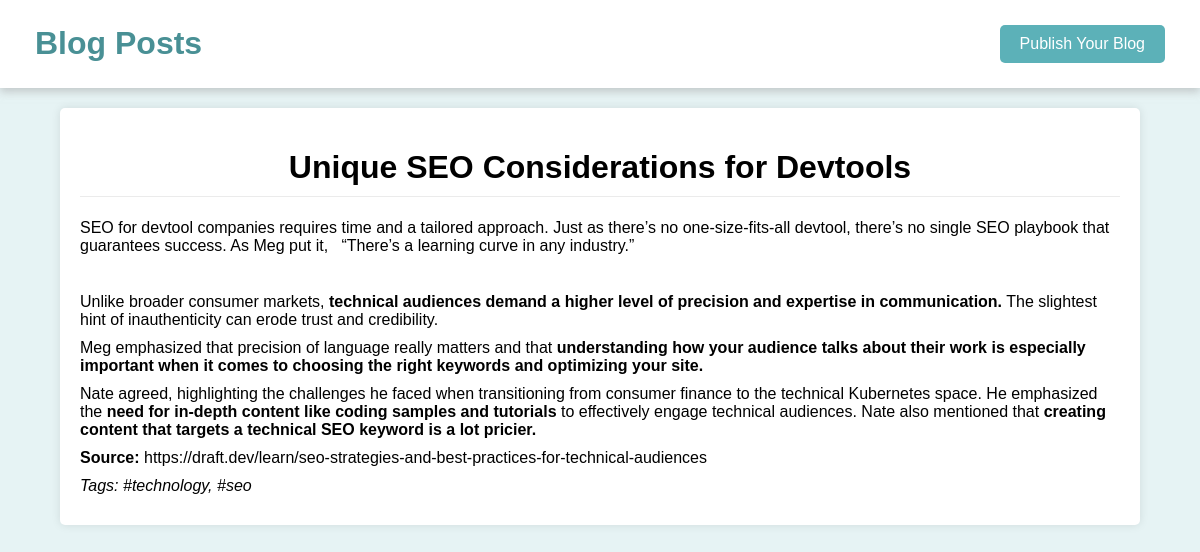
/view_post.php?id=15, run on the app's committed database.
### tables this page shows
CREATE TABLE `posts` (
  `id` int(11) NOT NULL,
  `user_id` int(11) DEFAULT NULL,
  `title` varchar(255) NOT NULL,
  `content` text DEFAULT NULL,
  `created_at` timestamp NOT NULL DEFAULT current_timestamp(),
  `tags` varchar(255) DEFAULT NULL,
  `status` enum('draft','published') DEFAULT 'draft'
);

### view_post.php (the view, shortened to what this page needs)
<?php
require 'db.php';
$post_id = $_GET['id'];
$stmt = $conn->prepare("SELECT * FROM posts WHERE id = ? AND status = 'published'");
$stmt->bind_param('i', $post_id);
$stmt->execute();
$result = $stmt->get_result();
$post = $result->fetch_assoc();
?>
<!DOCTYPE html>
<html lang="en">
<head>
    <link rel="stylesheet" href="css/style.css">
</head>
<body>
<header>
        <h1>Blog Posts</h1>
        <a href="login.php" class="btn">Publish Your Blog</a>
    </header>
    <div class="container">
        <div class="post">
            <h1 class="title-txt"><?php echo htmlspecialchars($post['title']); ?></h1>
            <p><?php echo $post['content']; ?></p>
            <div class="post-tags">
                Tags: <?php echo htmlspecialchars($post['tags']); ?>
            </div>
        </div>
    </div>
</body>
</html>

### css/style.css (style rules this page uses)
body { font-family: "poppins",sans-serif; margin: 0; padding: 0; background-color: #5cb1b826; }
.container { width: 90%; margin: 20px auto; }
header { display: flex; justify-content: space-between; align-items: center; box-shadow: 0 4px 8px rgb(174 175 176 / 60%); padding: 4px 35px; color: #499095; background-color: white; }
h1 { text-align: center; }
.btn { display: inline-block; padding: 10px 20px; background-color:#5cb1b8; color: white; text-decoration: none; border-radius: 5px; margin: 5px 0; text-align: center; border: none; }
.post { background-color: white; margin-bottom: 20px; padding: 20px; border-radius: 5px; box-shadow: 0 0 10px rgba(0, 0, 0, 0.1); }
.title-txt { padding: 0 0 10px 0; border-bottom: 1px solid #80808029; }
.post p { margin: 10px 0; }
.post-tags { margin: 10px 0; font-style: italic; }

### data on the page
posts: title "Unique SEO Considerations for Devtools", content "SEO for devtool companies requires time and a tailored approach. Just as there’s no one-size-fits-all devtool, there’s no single SEO playbook that guarantees success. As Meg put it, “There’s a learning curve in any industry.” Unlike broader consumer markets, technical audiences demand a higher level of precision and expertise in communication. The slightest hint of inauthenticity can erode trust and credibility. Meg emphasized that precision of language really matters and that understanding how your audience talks about their work is especially important when it comes to choosing the right keywords and optimizing your site. Nate agreed, highlighting the challenges he faced when…", tags "#technology, #seo"
